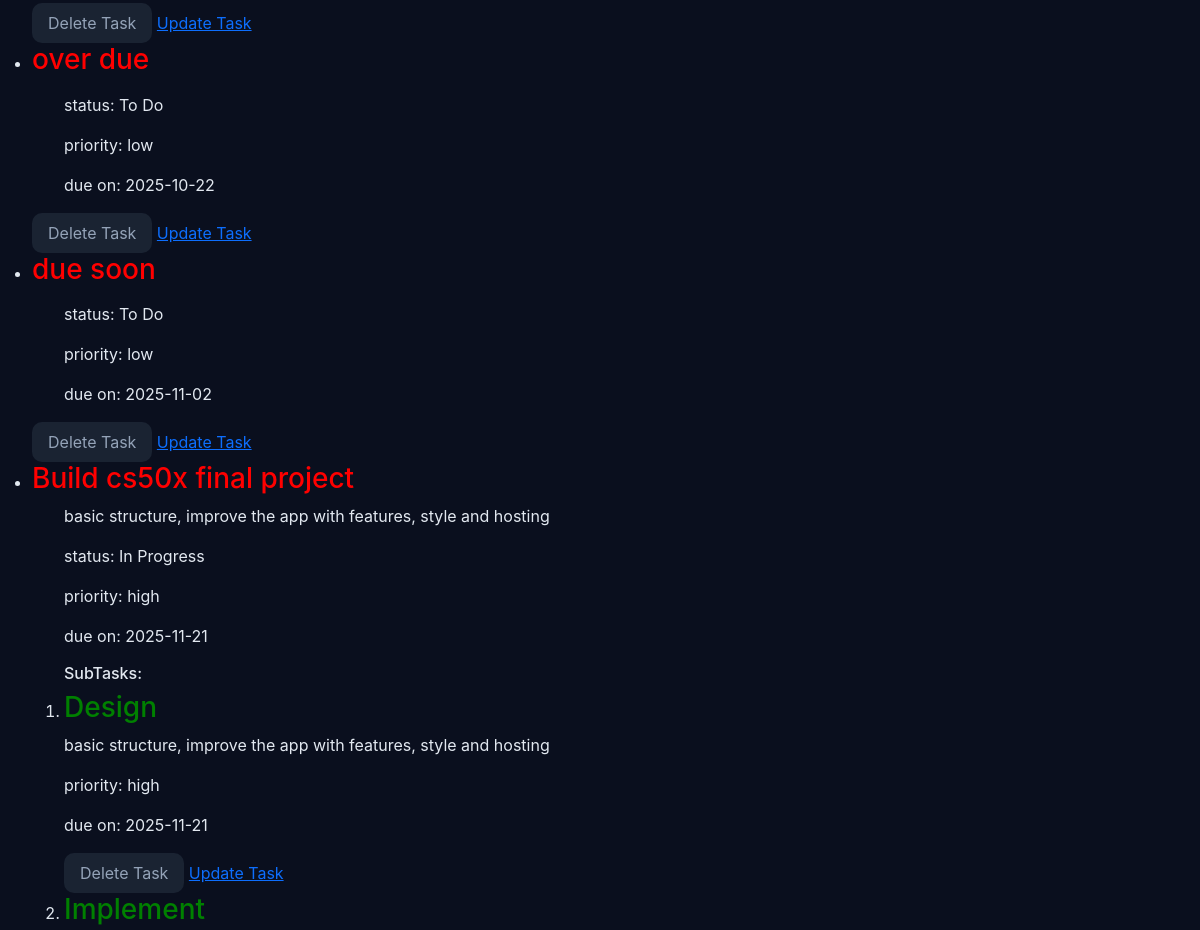
/tasks (signed in, middle part), run on an earlier commit of the app's database.
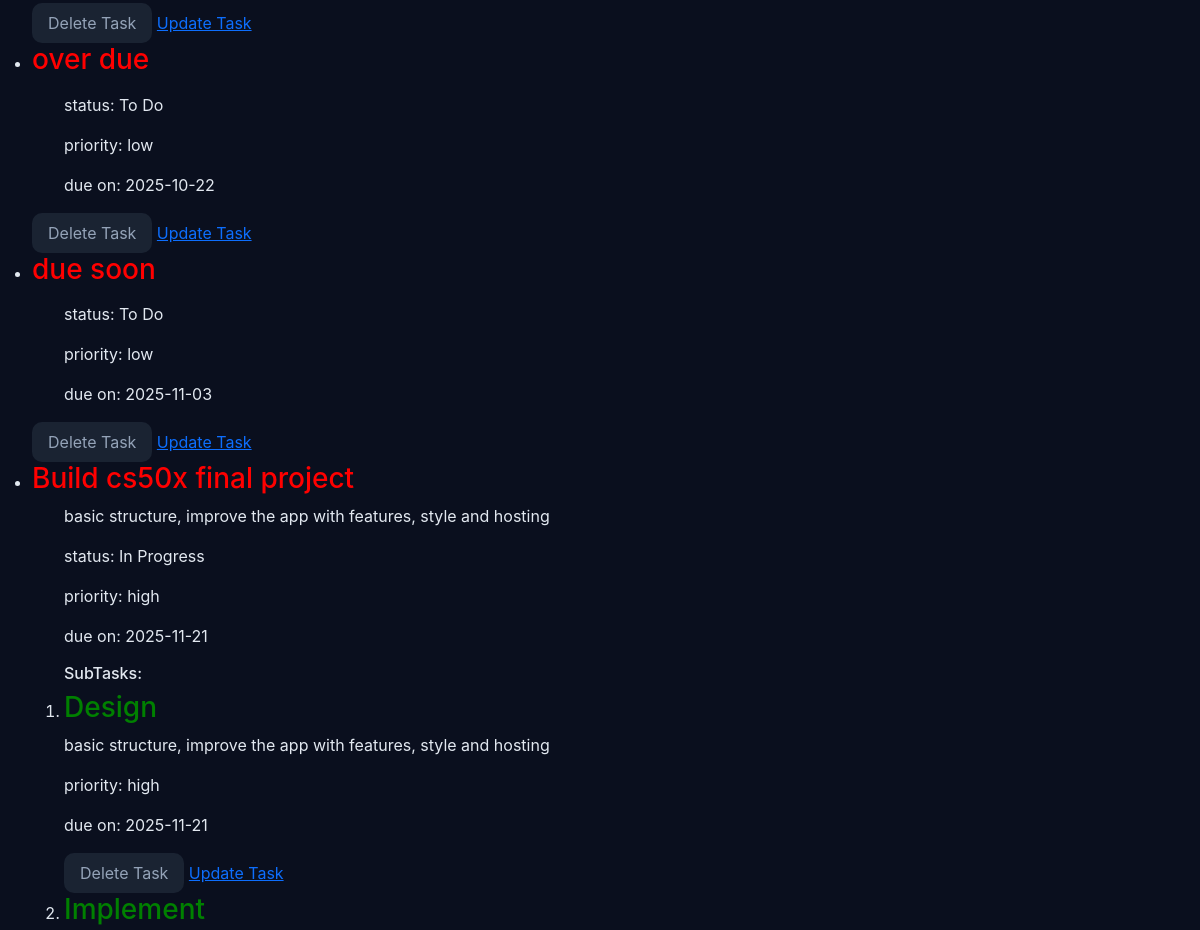
And on a later commit of the database.
### tables this page shows
CREATE TABLE tasks(
                id INTEGER PRIMARY KEY AUTOINCREMENT NOT NULL,
                title TEXT NOT NULL,
                user_id INTEGER NOT NULL,
                description TEXT,
                status TEXT NOT NULL DEFAULT 'To Do',
                created_at TIMESTAMP DEFAULT CURRENT_TIMESTAMP, 
                priority TEXT NOT NULL, 
                due_date DATE, parent_id INTEGER DEFAULT NULL,  
                FOREIGN KEY (user_id) REFERENCES "users_old"(id) ON DELETE CASCADE
                );

### app.py (the view)
@app.route("/tasks")
@login_required
def tasks():
    tasks =  get_tasks_by_user(session["user_id"])
    subtasks = get_subtasks(session["user_id"])
    return render_template("tasks.html", tasks=tasks,  subtasks=subtasks)

### db.py (called while the page is built)
def get_db():
    if "db" not in g:
        g.db = sqlite3.connect(
            DATABASE,
            detect_types=sqlite3.PARSE_DECLTYPES,
            check_same_thread=False
        )
        g.db.row_factory = sqlite3.Row
    return g.db

def get_tasks_by_user(user_id):
    db = get_db()
    return db.execute(
        f"""SELECT * FROM tasks WHERE user_id = ? {oredr_state}
        """,(user_id,)).fetchall()

def get_subtasks(user_id):
    db = get_db()
    return db.execute(
        "SELECT * FROM tasks WHERE user_id = ? AND parent_id IS NOT NULL ORDER BY parent_id",
        (user_id,)).fetchall()

### helpers.py (called while the page is built)
def login_required(f):
    @wraps(f)
    def decorated_function(*args, **kwargs):
        if session.get("user_id") is None:
            return redirect(url_for('login', next=request.url))
        return f(*args, **kwargs)
    return decorated_function

### templates/tasks.html (shortened to what this page needs)
{% extends "layout.html" %}
{% block body %}
    <main>
        <section id="tasks">
            <ul>
                {% for task in tasks %}
                    {% if task.parent_id is none %}
                        <li>
                            <h3 style="color: red;">{{ task.title }}</h3>
                            <ul>
                                <p>{{ task.description }}</p>
                                <p>status: {{ task.status }}</p>
                                <p>priority: {{ task.priority }}</p>
                                {% if task.due_date is not none %}
                                    <p>due on: {{ task.due_date }}</p>
                                {% endif %}
                            </ul>
                                {% set ns = namespace(printed=false) %}
                                <ol>
                                {% for sub in subtasks %}
                                    {% if sub.parent_id == task.id %}
                                        {% if not ns.printed %}
                                            <h6>SubTasks:</h6>
                                            {% set ns.printed = true %}
                                        {% endif %}
                                    <li>
                                        <h3 style="color: green;">{{ sub.title }}</h3>
                                        <p>{{ task.description }}</p>
                                        <p>priority: {{ task.priority }}</p>
                                        {% if task.due_date is not none %}
                                            <p>due on: {{ task.due_date }}</p>
                                        {% endif %}
                                        <button onclick="deleteTask('{{ task.id }}')" id="delete-task">Delete Task</button>
                                        <a href="{{ url_for('editTask', id=sub.id) }}" id="update-task">Update Task</a>
                                    </li>
                                    {% endif %}
                            {% endfor %}
                            </ol>
                            <button onclick="deleteTask('{{ task.id }}')" id="delete-task">Delete Task</button>
                            <a href="{{ url_for('editTask', id=task.id) }}" id="update-task">Update Task</a>
                        </li>
                    {% endif %}
                {% endfor %}
            </ul>
        </section>
    </main>
{% endblock %}

### templates/layout.html (shortened to what this page needs)
<!DOCTYPE html>
<html lang="en">
    <head>
        <link href="https://getbootstrap.com/docs/5.3/assets/css/docs.css" rel="stylesheet">
        <link href="https://cdn.jsdelivr.net/npm/bootstrap@5.3.8/dist/css/bootstrap.min.css" rel="stylesheet">
        <link rel="stylesheet" href="{{ url_for('static', filename='css/theme.css') }}">
        <link rel="stylesheet" href="{{ url_for('static', filename='css/style.css') }}">
    </head>
    <body>
        {% block body %}{% endblock %}
    </body>
</html>

### static/css/theme.css (style rules this page uses)
:root { --primaray-color: #00b4d8; --secondary-color: #0f172a; --accent-color: #0ea5e9; --success-color: #22c55e; --warning-color: #facc15; --danger-color: #ef4444; --general-color: #64748b; --back-main: #0a0f1e; --back-card: #273242; --back-nav: #0a1126; --back-button: #1A2332; --back-control: #132743; --backCol-todo: linear-gradient(135deg, #083b4f, #0f5670); --backCol-progress: linear-gradient(135deg, #6f5610, #9a6a12); --backCol-done: linear-gradient(135deg, #0d4b33, #177044); --border-todo: #3b82f6; --border-progress: #f59e0b; --border-done: #10b981; --text-main: #e2e8f0; --text-light: #ffffff; --text-gray: #94a3b8; --border-color: #1e293b; --search-border: rgba(255,255,255,0.09); --shadow-strong: 0 8px 25px rgba(0, 255, 255, 0.12); --shadow-soft: 0 4px 10px rgba(0, 255, 255, 0.06); --radius-large: 14px; --radius-medium: 10px; --radius-small: 6px; --trans-fast: 0.2s ease-in-out; --trans-med: 0.4s ease-in-out; --primary-gradient: linear-gradient(145deg, #00b4d8, #0ea5e9); --nav-gradient: linear-gradient(145deg, #0a1126, #0f1b35); --card-gradient: linear-gradient(145deg, #0f172a, #1e293b); --back-update: #1E2F45; --update-border-hover: #2C3F58; --back-delete: #2A1E22; --delete-border-hover: #3A262B; --back-generate: #241E2C; --generate-border-hover: #31263C; --text-under-btn: #D6E0EA; --border-under-btn: #233040; --back-next-task: #0E3440; --next-task-border-hover: #104350; --back-summarize: #3D3112; --summarize-border-hover: #4A3C17; --back-refresh: #123826; --refresh-border-hover: #17482F; --back-selected: #1A2532; --border-selected: #00C3FF; }
* { margin: 0; padding: 0; box-sizing: border-box; }
body { font-family: "Inter", "Segoe UI", Roboto, sans-serif; background-color: var(--back-main); color: var(--text-main); margin: 0; transition: background-color var(--trans-med); }
button { background-color: var(--back-button); color: var(--text-gray); border: 1px soft var(--border-color); border-radius: var(--radius-medium); padding: 0.5rem 1rem; cursor: pointer; transition: background-color var(--trans-fast), transform var(--trans-fast); }

What changed in the data, as far as the page shows it:
changed tasks "due soon": due_date "2025-11-02" → "2025-11-03"
